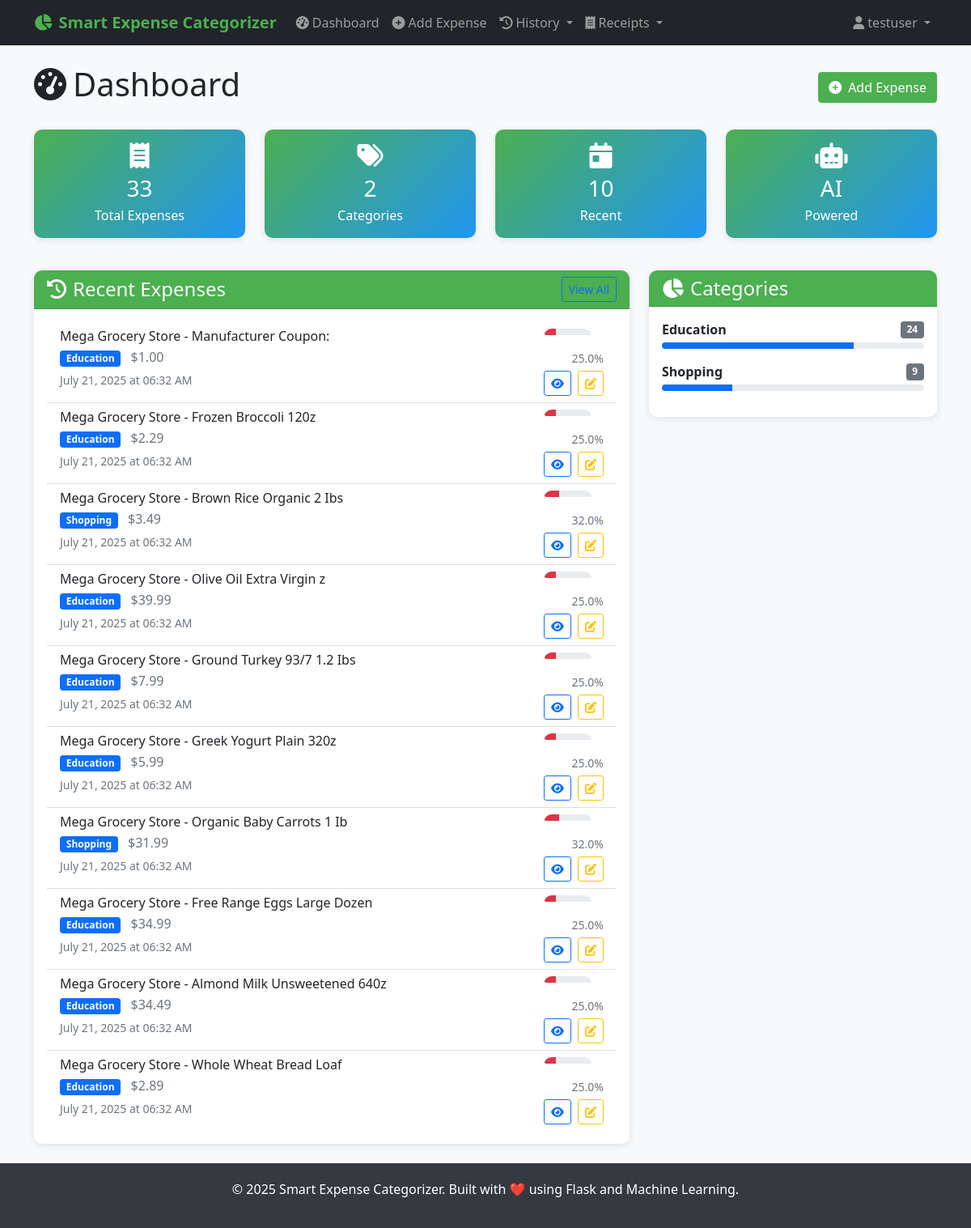
Page /dashboard (signed in) on the committed database.
### PYTHON/models.py (models this page shows, shortened)
class User(UserMixin, db.Model):
    __tablename__ = 'users'
    id = db.Column(db.String(36), primary_key=True, default=lambda: str(uuid.uuid4()))
    username = db.Column(db.String(80), unique=True, nullable=False, index=True)
    email = db.Column(db.String(120), unique=True, nullable=False, index=True)
    password_hash = db.Column(db.String(255), nullable=False)
    created_at = db.Column(db.DateTime, default=datetime.utcnow)
    is_active = db.Column(db.Boolean, default=True)
    expenses = db.relationship('Expense', foreign_keys='Expense.user_id', backref='user', lazy='dynamic', cascade='all, delete-orphan')
    def get_expense_stats(self):
        total_expenses = Expense.get_active_expenses(self.id).count()
        categories = db.session.query(
            Expense.predicted_category,
            db.func.count(Expense.id).label('count'),
            db.func.sum(Expense.amount).label('total')
        ).filter_by(user_id=self.id, is_deleted=False).group_by(Expense.predicted_category).all()
        return {
            'total_expenses': total_expenses,
            'categories': [
                {
                    'category': cat.predicted_category,
                    'count': cat.count,
                    'total': float(cat.total) if cat.total else 0.0
                }
                for cat in categories
            ]
        }

class Expense(db.Model):
    __tablename__ = 'expenses'
    id = db.Column(db.String(36), primary_key=True, default=lambda: str(uuid.uuid4()))
    user_id = db.Column(db.String(36), db.ForeignKey('users.id'), nullable=False, index=True)
    description = db.Column(db.Text, nullable=False)
    amount = db.Column(db.Numeric(10, 2), nullable=True)
    predicted_category = db.Column(db.String(100), nullable=False, index=True)
    confidence_score = db.Column(db.Float, nullable=False)
    model_predictions = db.Column(db.JSON)  # Store individual model predictions
    created_at = db.Column(db.DateTime, default=datetime.utcnow, index=True)
    updated_at = db.Column(db.DateTime, default=datetime.utcnow, onupdate=datetime.utcnow)
    user_feedback = db.Column(db.String(100), nullable=True)  # User can correct the category
    is_correct = db.Column(db.Boolean, nullable=True)  # User can mark if prediction was correct
    source = db.Column(db.String(50), nullable=True, default='manual')  # 'manual', 'receipt_upload', 'api'
    expense_metadata = db.Column(db.JSON, nullable=True)  # Store receipt data, OCR confidence, etc.
    date = db.Column(db.DateTime, nullable=True)  # Expense date (can be different from created_at)
    is_deleted = db.Column(db.Boolean, default=False, nullable=False, index=True)
    deleted_at = db.Column(db.DateTime, nullable=True)
    deleted_by = db.Column(db.String(36), db.ForeignKey('users.id'), nullable=True)
    deleted_by_user = db.relationship('User', foreign_keys=[deleted_by])
    @classmethod
    def get_active_expenses(cls, user_id):
        return cls.query.filter_by(user_id=user_id, is_deleted=False)

### PYTHON/routes.py (the view)
@main_bp.route('/dashboard')
@login_required
def dashboard():
    recent_expenses = Expense.query.filter_by(user_id=current_user.id)\
        .order_by(Expense.created_at.desc())\
        .limit(10).all()
    stats = current_user.get_expense_stats()
    return render_template('dashboard.html',
                         recent_expenses=recent_expenses,
                         stats=stats)

### PYTHON/app.py (called while the page is built)
def init_extensions(app):
    db.init_app(app)
    login_manager = LoginManager()
    login_manager.init_app(app)
    login_manager.login_view = 'auth.login'
    login_manager.login_message = 'Please log in to access this page.'
    login_manager.login_message_category = 'info'
    login_manager.session_protection = 'strong'
    csrf = CSRFProtect(app)
    @login_manager.user_loader
    def load_user(user_id):
        try:
            return User.query.get(user_id)
        except Exception:
            return None
    @app.before_request
    def fix_session():
        from flask import session
        if not session.get('_session_initialized'):
            session['_session_initialized'] = True
            session.permanent = True

def add_security_headers(app):
    @app.after_request
    def set_security_headers(response):
        if hasattr(app.config, 'SECURITY_HEADERS'):
            for header, value in app.config['SECURITY_HEADERS'].items():
                response.headers[header] = value
        response.headers['X-Content-Type-Options'] = 'nosniff'
        response.headers['X-Frame-Options'] = 'DENY'
        response.headers['X-XSS-Protection'] = '1; mode=block'
        return response

def register_context_processors(app):
    @app.context_processor
    def inject_now():
        return {'now': datetime.now()}

### PYTHON/templates/dashboard.html (shortened to what this page needs)
{% extends "base.html" %}
{% block content %}
<div class="d-flex justify-content-between align-items-center mb-4">
    <h1>
        <i class="fas fa-tachometer-alt me-2"></i>Dashboard
    </h1>
    <a href="{{ url_for('main.predict') }}" class="btn btn-primary">
        <i class="fas fa-plus-circle me-2"></i>Add Expense
    </a>
</div>
<div class="row mb-4">
    <div class="col-md-3 mb-3">
        <div class="card stats-card text-center">
            <div class="card-body">
                <i class="fas fa-receipt fa-2x mb-2"></i>
                <h3 class="mb-1">{{ stats.total_expenses }}</h3>
                <p class="mb-0">Total Expenses</p>
            </div>
        </div>
    </div>
    <div class="col-md-3 mb-3">
        <div class="card stats-card text-center">
            <div class="card-body">
                <i class="fas fa-tags fa-2x mb-2"></i>
                <h3 class="mb-1">{{ stats.categories|length }}</h3>
                <p class="mb-0">Categories</p>
            </div>
        </div>
    </div>
    <div class="col-md-3 mb-3">
        <div class="card stats-card text-center">
            <div class="card-body">
                <i class="fas fa-calendar-day fa-2x mb-2"></i>
                <h3 class="mb-1">{{ recent_expenses|length }}</h3>
                <p class="mb-0">Recent</p>
            </div>
        </div>
    </div>
    <div class="col-md-3 mb-3">
        <div class="card stats-card text-center">
            <div class="card-body">
                <i class="fas fa-robot fa-2x mb-2"></i>
                <h3 class="mb-1">AI</h3>
                <p class="mb-0">Powered</p>
            </div>
        </div>
    </div>
</div>
<div class="row">
    <div class="col-md-8">
        <div class="card">
            <div class="card-header d-flex justify-content-between align-items-center">
                <h4 class="mb-0">
                    <i class="fas fa-history me-2"></i>Recent Expenses
                </h4>
                <a href="{{ url_for('main.expenses') }}" class="btn btn-sm btn-outline-primary">
                    View All
                </a>
            </div>
            <div class="card-body">
                {% if recent_expenses %}
                    <div class="list-group list-group-flush">
                        {% for expense in recent_expenses %}
                            <div class="list-group-item expense-item">
                                <div class="d-flex justify-content-between align-items-start">
                                    <div class="flex-grow-1">
                                        <h6 class="mb-1">{{ expense.description[:50] }}{% if expense.description|length > 50 %}...{% endif %}</h6>
                                        <p class="mb-1">
                                            <span class="badge bg-primary">{{ expense.predicted_category }}</span>
                                            {% if expense.amount %}
                                                <span class="text-muted ms-2">${{ "%.2f"|format(expense.amount) }}</span>
                                            {% endif %}
                                        </p>
                                        <small class="text-muted">{{ expense.created_at.strftime('%B %d, %Y at %I:%M %p') }}</small>
                                    </div>
                                    <div class="text-end">
                                        <div class="confidence-bar mb-1" style="width: 60px;">
                                            <div class="progress" style="height: 8px;">
                                                <div class="progress-bar
                                                    {% if expense.confidence_score >= 0.8 %}bg-success
                                                    {% elif expense.confidence_score >= 0.6 %}bg-warning
                                                    {% else %}bg-danger{% endif %}"
                                                    style="width: {{ (expense.confidence_score * 100)|round }}%">
                                                </div>
                                            </div>
                                        </div>
                                        <div class="mb-1">
                                            <small class="text-muted">{{ (expense.confidence_score * 100)|round }}%</small>
                                        </div>
                                        <div class="btn-group-sm" role="group">
                                            <a href="{{ url_for('main.expense_detail', expense_id=expense.id) }}"
                                               class="btn btn-sm btn-outline-primary me-1" title="View Details">
                                                <i class="fas fa-eye"></i>
                                            </a>
                                            <a href="{{ url_for('main.edit_expense', expense_id=expense.id) }}"
                                               class="btn btn-sm btn-outline-warning" title="Edit">
                                                <i class="fas fa-edit"></i>
                                            </a>
                                        </div>
                                    </div>
                                </div>
                            </div>
                        {% endfor %}
                    </div>
                {% else %}
                    <div class="text-center text-muted py-4">
                        <i class="fas fa-receipt fa-3x mb-3"></i>
                        <p>No expenses yet. <a href="{{ url_for('main.predict') }}">Add your first expense</a>!</p>
                    </div>
                {% endif %}
            </div>
        </div>
    </div>
    <div class="col-md-4">
        <div class="card">
            <div class="card-header">
                <h4 class="mb-0">
                    <i class="fas fa-chart-pie me-2"></i>Categories
                </h4>
            </div>
            <div class="card-body">
                {% if stats.categories %}
                    {% for category in stats.categories[:5] %}
                        <div class="mb-3">
                            <div class="d-flex justify-content-between align-items-center mb-1">
                                <span class="fw-bold">{{ category.category }}</span>
                                <span class="badge bg-secondary">{{ category.count }}</span>
                            </div>
                            <div class="progress" style="height: 8px;">
                                <div class="progress-bar bg-primary"
                                     style="width: {{ (category.count / stats.total_expenses * 100)|round }}%">
                                </div>
                            </div>
                        </div>
                    {% endfor %}
                {% else %}
                    <div class="text-center text-muted">
                        <i class="fas fa-chart-pie fa-3x mb-3"></i>
                        <p>No categories yet</p>
                    </div>
                {% endif %}
            </div>
        </div>
    </div>
</div>
{% endblock %}

### PYTHON/templates/base.html (shortened to what this page needs)
<!DOCTYPE html>
<html lang="en">
<head>
    <link href="https://cdn.jsdelivr.net/npm/bootstrap@5.1.3/dist/css/bootstrap.min.css" rel="stylesheet">
    <link href="https://cdnjs.cloudflare.com/ajax/libs/font-awesome/6.0.0/css/all.min.css" rel="stylesheet">
</head>
<body>
    <nav class="navbar navbar-expand-lg navbar-dark bg-dark">
        <div class="container">
            <a class="navbar-brand" href="{{ url_for('main.index') }}">
                <i class="fas fa-chart-pie me-2"></i>Smart Expense Categorizer
            </a>
            <div class="collapse navbar-collapse" id="navbarNav">
                <ul class="navbar-nav me-auto">
                    {% if current_user.is_authenticated %}
                        <li class="nav-item">
                            <a class="nav-link" href="{{ url_for('main.dashboard') }}">
                                <i class="fas fa-tachometer-alt me-1"></i>Dashboard
                            </a>
                        </li>
                        <li class="nav-item">
                            <a class="nav-link" href="{{ url_for('main.predict') }}">
                                <i class="fas fa-plus-circle me-1"></i>Add Expense
                            </a>
                        </li>
                        <li class="nav-item dropdown">
                            <a class="nav-link dropdown-toggle" href="#" id="expensesDropdown" role="button" data-bs-toggle="dropdown">
                                <i class="fas fa-history me-1"></i>History
                            </a>
                        </li>
                        <li class="nav-item dropdown">
                            <a class="nav-link dropdown-toggle" href="#" id="receiptDropdown" role="button" data-bs-toggle="dropdown">
                                <i class="fas fa-receipt me-1"></i>Receipts
                            </a>
                        </li>
                    {% endif %}
                </ul>
                <ul class="navbar-nav">
                    {% if current_user.is_authenticated %}
                        <li class="nav-item dropdown">
                            <a class="nav-link dropdown-toggle" href="#" id="navbarDropdown" role="button" data-bs-toggle="dropdown">
                                <i class="fas fa-user me-1"></i>{{ current_user.username }}
                            </a>
                        </li>
                    {% endif %}
                </ul>
            </div>
        </div>
    </nav>
    <main class="container my-4">
        {% block content %}{% endblock %}
    </main>
    <footer class="footer mt-auto">
        <div class="container text-center">
            <p>&copy; {{ now.year }} Smart Expense Categorizer. Built with ❤️ using Flask and Machine Learning.</p>
        </div>
    </footer>
</body>
</html>

### PYTHON/templates/base.html (style rules this page uses)
:root { --primary-color: #4CAF50; --secondary-color: #45a049; --accent-color: #2196F3; --danger-color: #f44336; --warning-color: #ff9800; --success-color: #4CAF50; --info-color: #2196F3; }
body { background-color: #f8f9fa; font-family: 'Segoe UI', Tahoma, Geneva, Verdana, sans-serif; }
.navbar-brand { font-weight: bold; color: var(--primary-color) !important; }
.btn-primary { background-color: var(--primary-color); border-color: var(--primary-color); }
.card { box-shadow: 0 2px 10px rgba(0,0,0,0.1); border: none; border-radius: 10px; }
.card-header { background-color: var(--primary-color); color: white; border-radius: 10px 10px 0 0 !important; }
.footer { background-color: #343a40; color: white; padding: 20px 0; margin-top: 50px; }
.confidence-bar { height: 20px; border-radius: 10px; overflow: hidden; }
.expense-item { transition: transform 0.2s; }
.stats-card { background: linear-gradient(135deg, var(--primary-color), var(--accent-color)); color: white; }

### rows in the picture
User: username "testuser"
Expense: description "Mega Grocery Store - Manufacturer Coupon:", predicted_category "Education", amount "1.00", created_at "July 21, 2025 at 06:32 AM", (expense.confidence_score*100)|round "25.0"
Expense: description "Mega Grocery Store - Frozen Broccoli 120z", predicted_category "Education", amount "2.29", created_at "July 21, 2025 at 06:32 AM", (expense.confidence_score*100)|round "25.0"
Expense: description "Mega Grocery Store - Brown Rice Organic 2 Ibs", predicted_category "Shopping", amount "3.49", created_at "July 21, 2025 at 06:32 AM", (expense.confidence_score*100)|round "32.0"
Expense: description "Mega Grocery Store - Olive Oil Extra Virgin z", predicted_category "Education", amount "39.99", created_at "July 21, 2025 at 06:32 AM", (expense.confidence_score*100)|round "25.0"
Expense: description "Mega Grocery Store - Ground Turkey 93/7 1.2 Ibs", predicted_category "Education", amount "7.99", created_at "July 21, 2025 at 06:32 AM", (expense.confidence_score*100)|round "25.0"
Expense: description "Mega Grocery Store - Greek Yogurt Plain 320z", predicted_category "Education", amount "5.99", created_at "July 21, 2025 at 06:32 AM", (expense.confidence_score*100)|round "25.0"
Expense: description "Mega Grocery Store - Organic Baby Carrots 1 Ib", predicted_category "Shopping", amount "31.99", created_at "July 21, 2025 at 06:32 AM", (expense.confidence_score*100)|round "32.0"
Expense: description "Mega Grocery Store - Free Range Eggs Large Dozen", predicted_category "Education", amount "34.99", created_at "July 21, 2025 at 06:32 AM", (expense.confidence_score*100)|round "25.0"
Expense: description "Mega Grocery Store - Almond Milk Unsweetened 640z", predicted_category "Education", amount "34.49", created_at "July 21, 2025 at 06:32 AM", (expense.confidence_score*100)|round "25.0"
Expense: description "Mega Grocery Store - Whole Wheat Bread Loaf", predicted_category "Education", amount "2.89", created_at "July 21, 2025 at 06:32 AM", (expense.confidence_score*100)|round "25.0"

### other values in the picture
{{ stats.total_expenses }} "33"
{{ stats.categories|length }} "2"
{{ recent_expenses|length }} "10"
{{ category.category }} "Education" "Shopping"
{{ category.count }} "24" "9"
